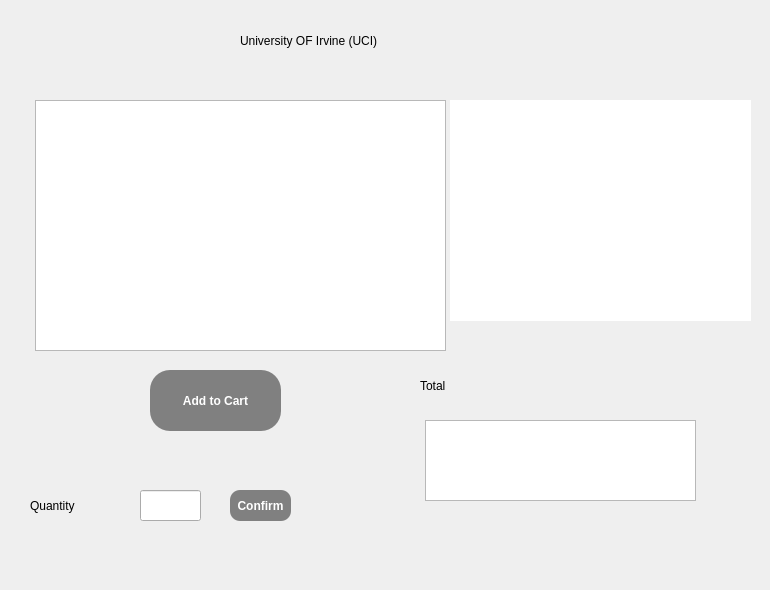
   <widget class="QWidget" name="page_14">
    <widget class="QGraphicsView" name="uci_view">
     <property name="geometry">
      <rect>
       <x>450</x>
       <y>100</y>
       <width>301</width>
       <height>221</height>
      </rect>
     </property>
     <property name="styleSheet">
      <string notr="true">QGraphicsView {
	background-image: url('res/uci_logo.png');
    background-repeat: no-repeat;
    background-position: center center;
	border-style: groove;
	border-radius: 40px;
}</string>
     </property>
    </widget>
    <widget class="QPushButton" name="pushButton_selectPurchase_uci">
     <property name="geometry">
      <rect>
       <x>150</x>
       <y>370</y>
       <width>131</width>
       <height>61</height>
      </rect>
     </property>
     <property name="styleSheet">
      <string notr="true">QPushButton {
	background-color: gray;
	border-style: inset;
	color: white;
	font-weight: bold;
	border-radius: 20px;
}

QPushButton:hover {
	background-color: lightgray;
	color: black;	
}</string>
     </property>
     <property name="text">
      <string>Add to Cart</string>
     </property>
    </widget>
    <widget class="QLabel" name="uci_title">
     <property name="geometry">
      <rect>
       <x>240</x>
       <y>10</y>
       <width>421</width>
       <height>61</height>
      </rect>
     </property>
     <property name="text">
      <string>University OF Irvine (UCI)</string>
     </property>
    </widget>
    <widget class="QLabel" name="label_totalUci">
     <property name="geometry">
      <rect>
       <x>420</x>
       <y>370</y>
       <width>71</width>
       <height>31</height>
      </rect>
     </property>
     <property name="text">
      <string>Total</string>
     </property>
    </widget>
    <widget class="QTableWidget" name="tableWidget_totalUci">
     <property name="geometry">
      <rect>
       <x>425</x>
       <y>420</y>
       <width>271</width>
       <height>81</height>
      </rect>
     </property>
    </widget>
    <widget class="QPushButton" name="next_4">
     <property name="geometry">
      <rect>
       <x>700</x>
       <y>520</y>
       <width>61</width>
       <height>61</height>
      </rect>
     </property>
     <property name="styleSheet">
      <string notr="true">QPushButton {
	background-image: url('res/nxt.png');
    background-repeat: no-repeat;
    background-position: center center;
	border-style: inset;
	border-radius: 30px;
}</string>
     </property>
     <property name="text">
      <string/>
     </property>
    </widget>
    <widget class="QTableWidget" name="tableWidget_irvine">
     <property name="geometry">
      <rect>
       <x>35</x>
       <y>100</y>
       <width>411</width>
       <height>251</height>
      </rect>
     </property>
     <property name="editTriggers">
      <set>QAbstractItemView::NoEditTriggers</set>
     </property>
    </widget>
    <widget class="QLineEdit" name="lineEdit_quantity_uci">
     <property name="geometry">
      <rect>
       <x>140</x>
       <y>490</y>
       <width>61</width>
       <height>31</height>
      </rect>
     </property>
    </widget>
    <widget class="QPushButton" name="pushButton_quantityUci">
     <property name="geometry">
      <rect>
       <x>230</x>
       <y>490</y>
       <width>61</width>
       <height>31</height>
      </rect>
     </property>
     <property name="styleSheet">
      <string notr="true">QPushButton {
	background-color: gray;
	border-style: inset;
	color: white;
	font-weight: bold;
	border-radius: 10px;
}

QPushButton:hover {
	background-color: lightgray;
	color: black;	
}</string>
     </property>
     <property name="text">
      <string>Confirm</string>
     </property>
    </widget>
    <widget class="QLabel" name="label_QUci">
     <property name="geometry">
      <rect>
       <x>30</x>
       <y>490</y>
       <width>91</width>
       <height>31</height>
      </rect>
     </property>
     <property name="text">
      <string>Quantity</string>
     </property>
    </widget>
   </widget>
